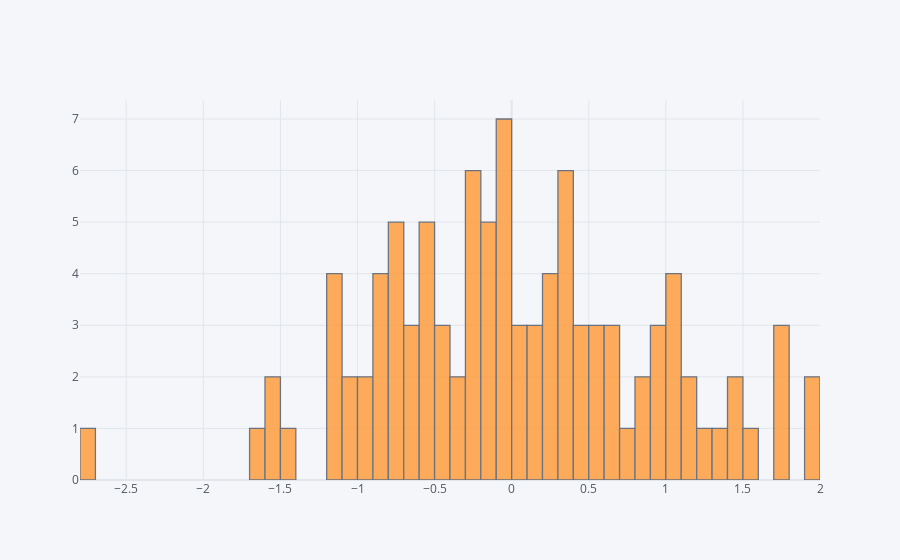

Notebook source saved alongside this figure:
### Code cell
df['A'].iplot(kind='hist',bins=50)

### Figure 1 — Plotly figure (JSON) as saved in the notebook; plotly's stock layout.template omitted (floating-point values rounded to 4 significant figures)
{"data": [{"histfunc": "count", "histnorm": "", "marker": {"color": "rgba(255, 153, 51, 1.0)", "line": {"color": "#4D5663", "width": 1.3}}, "name": "A", "nbinsx": 50, "opacity": 0.8, "orientation": "v", "type": "histogram", "x": [0.4203, 1.533, 0.4078, 0.6835, 0.2519, 0.5843, 0.3498, -0.8098, -0.4049, 0.2728, -0.6471, 0.3176, -0.7374, -0.6, 1.707, 0.4295, 0.9992, 1.012, -0.2305, 1.057, -0.5073, 0.3041, 1.932, -0.405, -0.2319, 0.3392, 1.086, 1.998, -0.6034, 1.453, -0.5813, 0.009107, -0.1745, 1.722, -1.673, 0.6737, -0.5497, -0.7962, 0.0282, -2.725, 1.362, -0.133, -0.1213, 1.424, -0.08052, -0.5272, 0.1291, -0.2844, 0.7323, -0.9256, 0.2698, 0.973, -0.7599, -1.563, 0.317, -0.486, -0.09789, -0.07542, -0.3514, -1.404, -0.0634, -1.558, -1.19, -0.6358, 1.261, -0.7062, 0.2359, 0.1438, 0.1342, -1.057, 0.8164, -0.1409, -1.111, -1.034, -0.08422, 0.9232, 0.5495, -0.2177, 1.145, 1.054, -0.8791, -0.0322, -1.174, 0.3127, -0.7246, -0.9815, 1.726, -0.3306, 1.185, -0.2039, 0.04107, 0.6251, 0.5977, -0.03569, -0.1749, -0.8665, -0.2388, -1.177, 0.8629, -0.858]}], "layout": {"barmode": "overlay", "legend": {"bgcolor": "#F5F6F9", "font": {"color": "#4D5663"}}, "paper_bgcolor": "#F5F6F9", "plot_bgcolor": "#F5F6F9", "title": {"font": {"color": "#4D5663"}}, "xaxis": {"gridcolor": "#E1E5ED", "showgrid": true, "tickfont": {"color": "#4D5663"}, "title": {"font": {"color": "#4D5663"}, "text": ""}, "zerolinecolor": "#E1E5ED"}, "yaxis": {"gridcolor": "#E1E5ED", "showgrid": true, "tickfont": {"color": "#4D5663"}, "title": {"font": {"color": "#4D5663"}, "text": ""}, "zerolinecolor": "#E1E5ED"}}}
